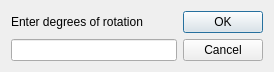
<?xml version="1.0" encoding="UTF-8"?>
<ui version="4.0">
 <class>Dialog</class>
 <widget class="QDialog" name="Dialog">
  <property name="geometry">
   <rect>
    <x>0</x>
    <y>0</y>
    <width>274</width>
    <height>72</height>
   </rect>
  </property>
  <property name="windowTitle">
   <string>Dialog</string>
  </property>
  <layout class="QHBoxLayout" name="horizontalLayout_2">
   <item>
    <layout class="QHBoxLayout" name="horizontalLayout">
     <item>
      <layout class="QVBoxLayout" name="verticalLayout">
       <item>
        <widget class="QLabel" name="label">
         <property name="text">
          <string>Enter degrees of rotation</string>
         </property>
        </widget>
       </item>
       <item>
        <widget class="QLineEdit" name="lineEdit"/>
       </item>
      </layout>
     </item>
     <item>
      <widget class="QDialogButtonBox" name="buttonBox">
       <property name="orientation">
        <enum>Qt::Vertical</enum>
       </property>
       <property name="standardButtons">
        <set>QDialogButtonBox::Cancel|QDialogButtonBox::Ok</set>
       </property>
      </widget>
     </item>
    </layout>
   </item>
  </layout>
 </widget>
 <resources/>
 <connections>
  <connection>
   <sender>buttonBox</sender>
   <signal>accepted()</signal>
   <receiver>Dialog</receiver>
   <slot>accept()</slot>
   <hints>
    <hint type="sourcelabel">
     <x>248</x>
     <y>254</y>
    </hint>
    <hint type="destinationlabel">
     <x>157</x>
     <y>274</y>
    </hint>
   </hints>
  </connection>
  <connection>
   <sender>buttonBox</sender>
   <signal>rejected()</signal>
   <receiver>Dialog</receiver>
   <slot>reject()</slot>
   <hints>
    <hint type="sourcelabel">
     <x>316</x>
     <y>260</y>
    </hint>
    <hint type="destinationlabel">
     <x>286</x>
     <y>274</y>
    </hint>
   </hints>
  </connection>
 </connections>
</ui>
